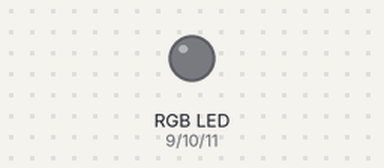
Recording of a sketch running on a simulated Arduino Uno, built with avr-gcc and run on an emulated ATmega328P. On the bench: an RGB LED mixed from three pins (HIGH = lit).

Above: at 0.1 s.
At 1.1 s:
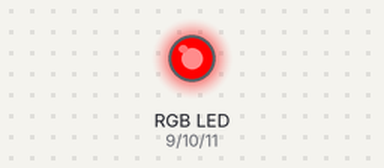
At 2.1 s:
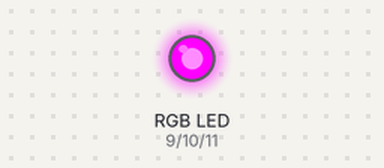
At 4.1 s:
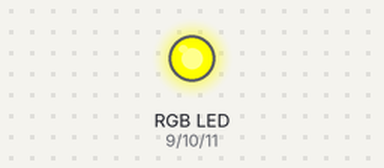
Timing chart, 0 to 5.6 s (numbered marks = the images above):
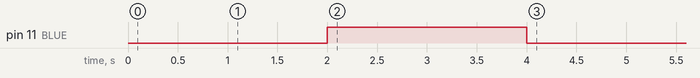

The sketch:

RGB_with_pwm.ino
```cpp
#define RED 9
#define GREEN 10
#define BLUE  11
void setup() {
  // put your setup code here, to run once:
Serial.begin(9600);
pinMode(RED,OUTPUT);
pinMode(GREEN,OUTPUT);
pinMode(BLUE,OUTPUT);
digitalWrite(RED,LOW);
digitalWrite(BLUE,LOW);
digitalWrite(GREEN,LOW);
delay(1000);
digitalWrite(RED,HIGH);
delay(1000);
digitalWrite(BLUE,HIGH);
delay(1000);
digitalWrite(GREEN,HIGH);
delay(1000);
digitalWrite(RED,LOW);
digitalWrite(BLUE,LOW);
digitalWrite(GREEN,LOW);

}
void loop() {
  // put your main code here, to run repeatedly:
 analogWrite(RED,255);
 analogWrite(GREEN,255);
 analogWrite(BLUE,0);
}
```
